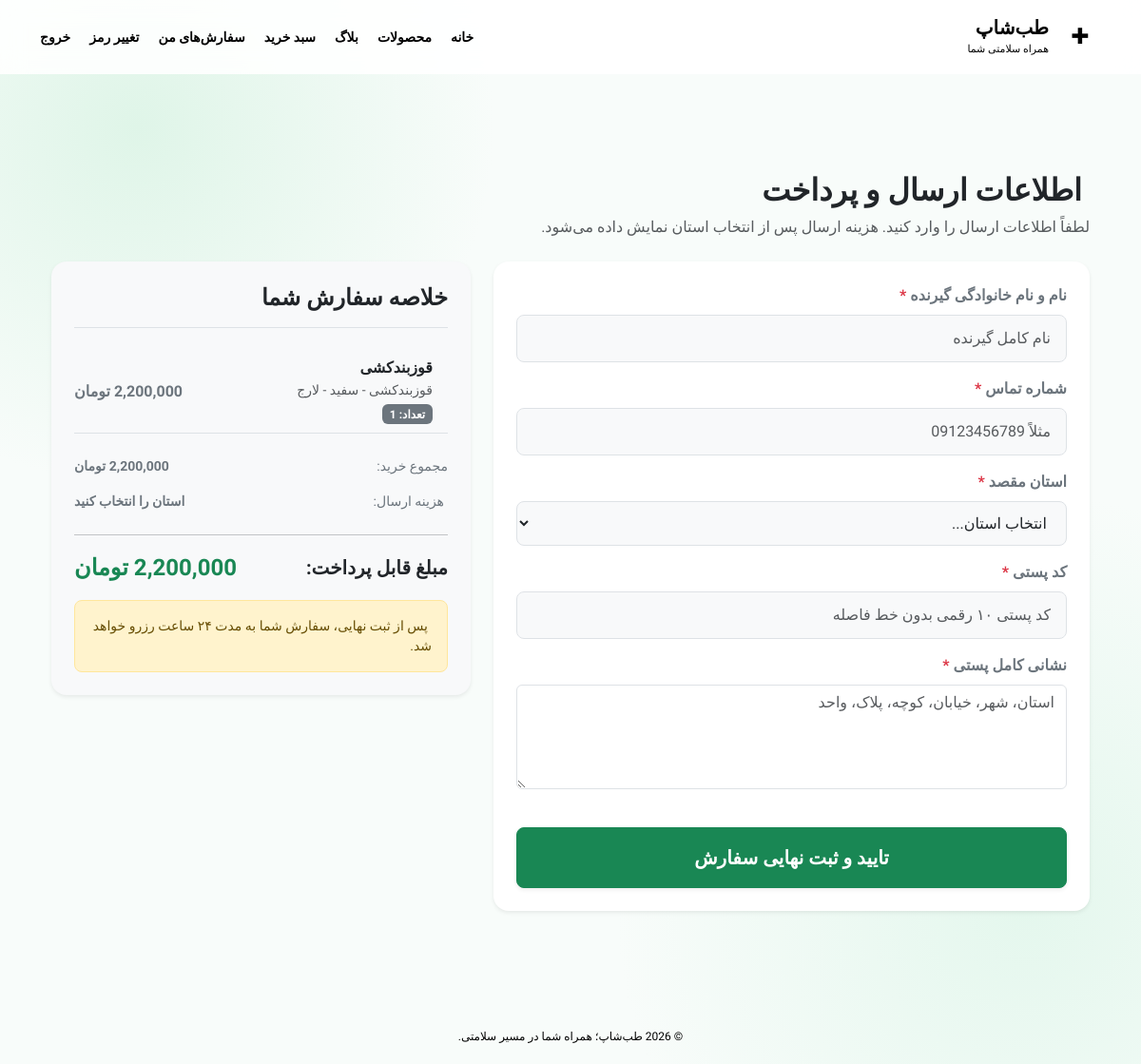
Page /cart/checkout/ (signed in) on the committed database.
### apps/cart/models.py (models this page shows, shortened)
class CartItem(models.Model):
  cart = models.ForeignKey(
      Cart,
      on_delete=models.CASCADE,
      related_name='items',
      verbose_name='سبد خرید',
  )
  product = models.ForeignKey(
      Product, on_delete=models.CASCADE, verbose_name='محصول'
  )
  variant = models.ForeignKey(
      ProductVariant,
      on_delete=models.CASCADE,
      null=True,
      blank=True,
      verbose_name='نوع/متغیر محصول',
  )
  quantity = models.PositiveIntegerField(default=1, verbose_name='تعداد')
  class Meta:
    verbose_name = 'آیتم سبد خرید'
    verbose_name_plural = 'آیتم‌های سبد خرید'

### apps/products/models.py (models this page shows, shortened)
class Product(models.Model):
    class Size(models.TextChoices):
        SMALL = ("S", "اسمال")
        MEDIUM = ("M", "مدیوم")
        LARGE = ("L", "لارج")
        XLARGE = ("XL", "ایکس لارج")
    class Gender(models.TextChoices):
        MALE = ("M", "مردانه")
        FEMALE = ("F", "زنانه")
        UNISEX = ("U", "یونیسکس")
    title = models.CharField(max_length=50, unique=True, verbose_name="عنوان محصول")
    slug = models.SlugField(
        max_length=100,
        unique=True,
        blank=True,
        verbose_name="نامک (Slug)",
    )
    description = models.TextField(
        verbose_name="توضیحات محصول",
        blank=True,
        null=True,
    )
    category = models.ForeignKey(
        Category,
        on_delete=models.CASCADE,
        related_name="products",
        verbose_name="دسته‌بندی",
    )
    brand = models.ForeignKey(
        Brand,
        on_delete=models.CASCADE,
        verbose_name="برند",
    )
    model = models.ForeignKey(
        BrandModel,
        on_delete=models.CASCADE,
        verbose_name="مدل",
        null=True,
        blank=True,
    )
    color = models.ForeignKey(
        Color,
        on_delete=models.CASCADE,
        verbose_name="رنگ",
        null=True,
        blank=True,
    )
    size = models.CharField(
        max_length=5,
        choices=Size.choices,
        default=Size.SMALL,
        null=True,
        blank=True,
        verbose_name="سایز",
    )
    quantity = models.PositiveIntegerField(default=0, verbose_name="موجودی")
    price = models.DecimalField(
        max_digits=12,
        decimal_places=0,
        verbose_name="قیمت (تومان)",
    )
    gender = models.CharField(
        max_length=1,
        choices=Gender.choices,
        default=Gender.FEMALE,
        verbose_name="جنسیت",
    )
    blog_posts = models.ManyToManyField(
        "blogs.BlogPost",
        blank=True,
        related_name="products",
        verbose_name="مقالات آموزشی",
    )
    is_active = models.BooleanField(default=True, verbose_name="فعال")
    created_at = models.DateTimeField(auto_now_add=True, verbose_name="تاریخ ایجاد")
    updated_at = models.DateTimeField(auto_now=True, verbose_name="تاریخ ویرایش")
    class Meta:
        verbose_name = "محصول"
        verbose_name_plural = "محصولات"

class ProductVariant(models.Model):
    product = models.ForeignKey(
        Product,
        on_delete=models.CASCADE,
        related_name="variants",
        verbose_name="محصول",
    )
    color = models.ForeignKey(
        Color,
        on_delete=models.SET_NULL,
        null=True,
        blank=True,
        verbose_name="رنگ",
    )
    size = models.CharField(
        max_length=5,
        choices=Product.Size.choices,
        null=True,
        blank=True,
        verbose_name="سایز",
    )
    price = models.DecimalField(
        max_digits=12,
        decimal_places=0,
        verbose_name="قیمت (تومان)",
    )
    quantity = models.PositiveIntegerField(default=0, verbose_name="موجودی")
    sku = models.CharField(
        max_length=50,
        blank=True,
        verbose_name="کد کالا",
    )
    class Meta:
        verbose_name = "واریانت محصول"
        verbose_name_plural = "واریانت‌های محصول"
        constraints = [
            models.UniqueConstraint(
                fields=["product", "color", "size"],
                name="unique_product_variant_color_size",
            )
        ]
    def __str__(self):
        color_name = self.color.name if self.color else "بدون رنگ"
        size_name = self.get_size_display() if self.size else "بدون سایز"
        return f"{self.product.title} - {color_name} - {size_name}"

class Color(models.Model):
    name = models.CharField(max_length=50, unique=True, verbose_name="رنگ")
    class Meta:
        verbose_name = "رنگ"
        verbose_name_plural = "رنگ‌ها"

### apps/cart/views.py (the view, shortened to what this page needs)
# urls.py: path("checkout/", CheckoutView.as_view(), name="checkout"),
class CheckoutView(LoginRequiredMixin, View):
    template_name = "cart/checkout.html"
    login_url = "account:login"
    def get(self, request):
        check_and_expire_abandoned_carts()
        cart = get_cart_for_request(request)
        form = CheckoutForm()
        summary = build_cart_summary(request, cart, province=None)
        if not summary["lines"]:
            messages.info(request, "سبد خرید شما خالی است.")
            return redirect("cart:cart")
        return render(request, self.template_name, {
            "form": form,
            "cart": cart,
            **summary,
        })

### apps/cart/services.py (called while the page is built, shortened)
def get_cart_for_request(request):
    if request.user.is_authenticated:
        cart, created = Cart.objects.get_or_create(
            user=request.user,
            defaults={"session_key": None},
        )
        return cart

def get_unit_price(product, variant):
    if variant and variant.product_id == product.pk:
        return Decimal(str(variant.price))
    return Decimal(str(product.price))

def get_product_discount(product, line_subtotal, now=None):
    now = now or timezone.now()
    line_subtotal = Decimal(str(line_subtotal or 0))
    discounts = Discount.objects.filter(
        apply_type=Discount.ApplyType.PRODUCT,
        is_active=True,
    )
    best_discount = None
    best_amount = ZERO
    return best_discount, best_amount

def get_cart_discount(cart, now=None):
    now = now or timezone.now()
    discount = cart.cart_discount
    if not discount:
        return None

def calculate_shipping_cost(province):
    if not province:
        return Decimal("0")
    if province.strip() in ["تهران", "البرز"]:
        return Decimal("150000")
    else:
        return Decimal("300000")

def check_and_expire_abandoned_carts():
    expiration_limit = timezone.now() - timedelta(hours=24)
    Cart.objects.filter(
        user__isnull=True,
        updated_at__lt=expiration_limit,
    ).delete()

### templates/cart/checkout.html (shortened to what this page needs)
{% extends "base.html" %}
{% load humanize %}
{% block content %}
<div class="container py-5" dir="rtl">
    <div class="row mb-4">
        <div class="col-12">
            <h2 class="fw-bold text-dark">
                اطلاعات ارسال و پرداخت
            </h2>
            <p class="text-muted mb-0">
                لطفاً اطلاعات ارسال را وارد کنید. هزینه ارسال پس از انتخاب استان نمایش داده می‌شود.
            </p>
        </div>
    </div>
    <div class="row g-4">
        <div class="col-lg-7">
            <div class="card border-0 shadow-sm rounded-4 p-4 bg-white">
                <form method="post" novalidate>
                    {% for field in form %}
                        <div class="mb-3">
                            <label class="form-label fw-semibold text-secondary" for="{{ field.id_for_label }}">
                                {{ field.label }}
                                {% if field.field.required %}
                                    <span class="text-danger">*</span>
                                {% endif %}
                            </label>
                            {{ field }}
                        </div>
                    {% endfor %}
                    <button type="submit" class="btn btn-success btn-lg w-100 rounded-3 mt-4 shadow-sm py-3 fw-bold">
                        تایید و ثبت نهایی سفارش
                    </button>
                </form>
            </div>
        </div>
        <div class="col-lg-5">
            <div class="card border-0 shadow-sm rounded-4 p-4 bg-light">
                <h4 class="fw-bold mb-4 text-dark border-bottom pb-3">
                    خلاصه سفارش شما
                </h4>
                <div class="order-items-list mb-3" style="max-height: 280px; overflow-y: auto;">
                    {% for line in lines %}
                        <div class="d-flex justify-content-between align-items-center py-2 border-bottom">
                            <div class="ms-3">
                                <h6 class="mb-1 fw-semibold text-dark">
                                    {{ line.product.title }}
                                </h6>
                                {% if line.variant %}
                                    <small class="text-muted d-block">
                                        {{ line.variant }}
                                    </small>
                                {% endif %}
                                <span class="badge bg-secondary text-white mt-1">
                                    تعداد: {{ line.quantity }}
                                </span>
                            </div>
                            <span class="fw-semibold text-secondary text-nowrap">
                                {{ line.line_total|intcomma }} تومان
                            </span>
                        </div>
                    {% endfor %}
                </div>
                <div class="d-flex justify-content-between py-2 text-secondary small">
                    <span>مجموع خرید:</span>
                    <span class="fw-semibold">
                        {{ subtotal|intcomma }} تومان
                    </span>
                </div>
                <div class="d-flex justify-content-between align-items-center py-2 text-secondary small">
                    <span>
                        هزینه ارسال:
                    </span>
                    <span id="shipping-cost" class="fw-semibold">
                        {% if shipping_cost and shipping_cost > 0 %}
                            {{ shipping_cost|intcomma }} تومان
                        {% else %}
                            استان را انتخاب کنید
                        {% endif %}
                    </span>
                </div>
                <hr class="my-3">
                <div class="d-flex justify-content-between align-items-center mb-3">
                    <span class="fs-5 fw-bold text-dark">مبلغ قابل پرداخت:</span>
                    <span id="final-price" class="fs-4 fw-bold text-success">
                        {{ final_price|intcomma }} تومان
                    </span>
                </div>
                <div class="alert alert-warning small mb-0 rounded-3" role="alert">
                    پس از ثبت نهایی، سفارش شما به مدت ۲۴ ساعت رزرو خواهد شد.
                </div>
            </div>
        </div>
    </div>
</div>
{% endblock %}

### static/css/site.css (style rules this page uses)
* { box-sizing: border-box; }
body { min-height: 100vh; margin: 0; display: flex; flex-direction: column; color: var(--text); background: radial-gradient(circle at 12% 12%, #dff5e8 0, transparent 26%), radial-gradient(circle at 90% 85%, #e4f7ed 0, transparent 30%), #f8fcfa; font-family: "Vazirmatn", Tahoma, sans-serif; }
button, input, select, textarea { font: inherit; }

### templates/cart/checkout.html (style rules this page uses)
input[type="text"], input[type="password"], input[type="email"], input[type="number"], input[type="tel"], textarea, select { display: block; width: 100%; padding: 0.75rem 1rem; font-size: 1rem; line-height: 1.5; color: #212529; background-color: #f8f9fa; border: 1px solid #dee2e6; border-radius: 0.5rem; transition: border-color 0.15s ease-in-out, box-shadow 0.15s ease-in-out; }

### rows in the picture
CartItem: product "قوزبندکشی", variant "قوزبندکشی - سفید - لارج", quantity "1", line_total "2,200,000"

### other values in the picture
{{ field.label }} "نام و نام خانوادگی گیرنده" "شماره تماس" "استان مقصد" "کد پستی" "نشانی کامل پستی"
{{ subtotal|intcomma }} "2,200,000"
{{ final_price|intcomma }} "2,200,000"
